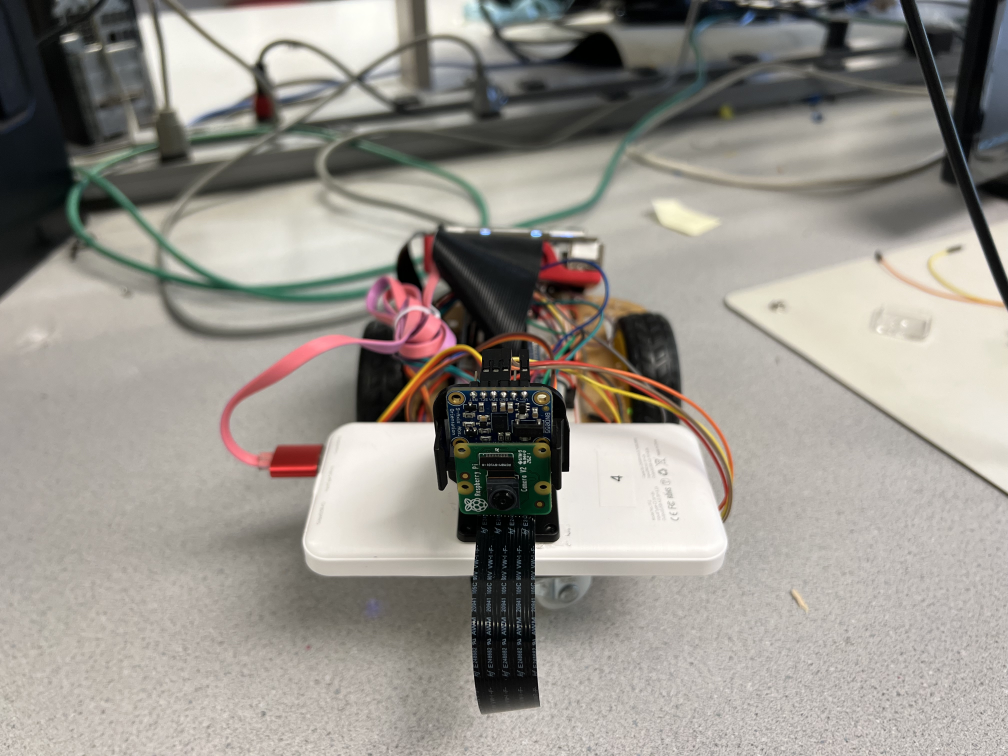
#> input picture photo/1.jpeg, 4032 x 3024 px (shown at 1/4 size)
$ python -i Update_Screen.py   (imports and definitions only)
#> lines starting #> are read from the running program, lines starting #| are printed output that depends on the picture
"""
5/11/2023 by Zehao Li

This script defines the Screen class for a Pygame-based graphical user interface. The main function of this class is
to display video feed from a camera and overlay it with text messages. The display is set up to work specifically on
a Raspberry Pi device with a PiTFT touchscreen. The video feed can be processed for errors and adjusted for display
requirements. The class also handles user interactions with the touchscreen.
"""
import cv2
import pygame
import numpy as np
import time
import os


# Defining a Screen class for video feed display and user interface operations
class Screen():
    def __init__(self):
        super()
        self.font = None
        self.lcd = None
        self.init_pygame()
        self.message = None
        self.message_start_time = None
        self.frame = None
        self.surface = None

    # Initialize Pygame with necessary settings
    def init_pygame(self):
        # Setting up the video driver and mouse driver
        os.environ["SDL_VIDEODRIVER"] = "fbcon"
        os.putenv('SDL_FBDEV', '/dev/fb0')  #
        os.putenv('SDL_MOUSEDRV', 'TSLIB')  # Track mouse clicks on piTFT
        os.putenv('SDL_MOUSEDEV', '/dev/input/touchscreen')
        pygame.init()
        # Setting up the display
        self.lcd = pygame.display.set_mode((320, 240))
        pygame.mouse.set_visible(False)
        self.font = pygame.font.Font(None, 30)  # Choose font size and type

    # Method to process a frame for display
    # [55 lines left out: functions get_processed_frame, update_from_camera, not called in this run]

    # Method to set a message to be displayed on the screen
    def show_message(self, message):
        self.message = message
        self.message_start_time = time.time()

>>> import cv2
>>> picture = cv2.imread('photo/1.jpeg', cv2.IMREAD_GRAYSCALE)
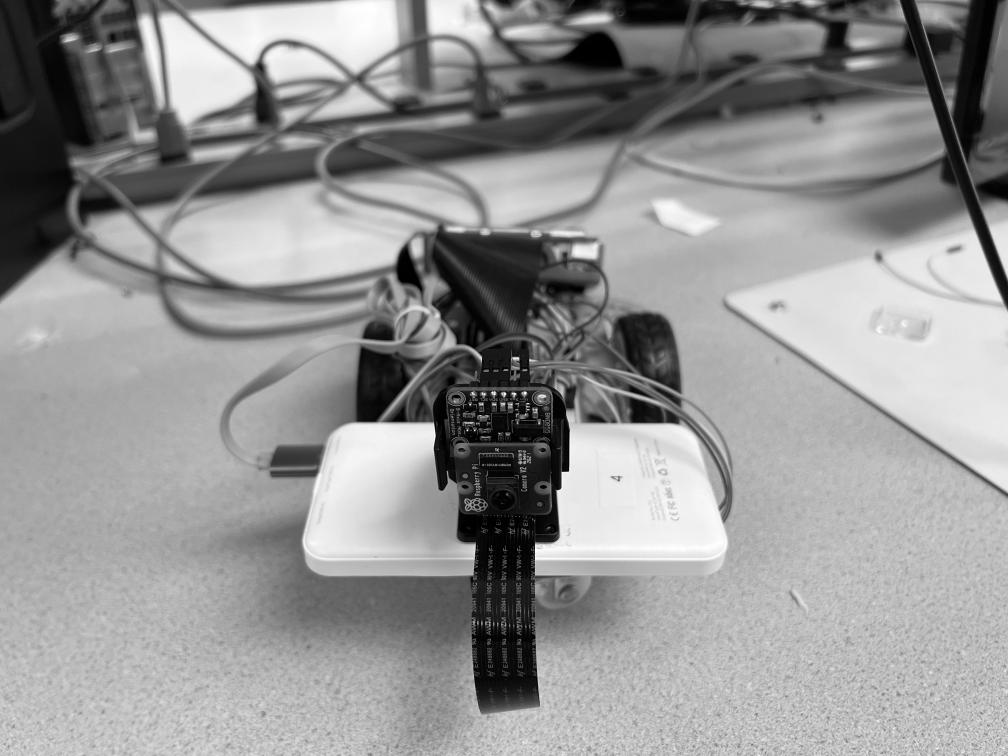
#> picture: shape (3024, 4032) (shown at 1/4 size); min 0, max 255, mean 148.1
#> (the run stopped early here; a loop or call above may not have finished)

$ run again, on photo/2.jpeg
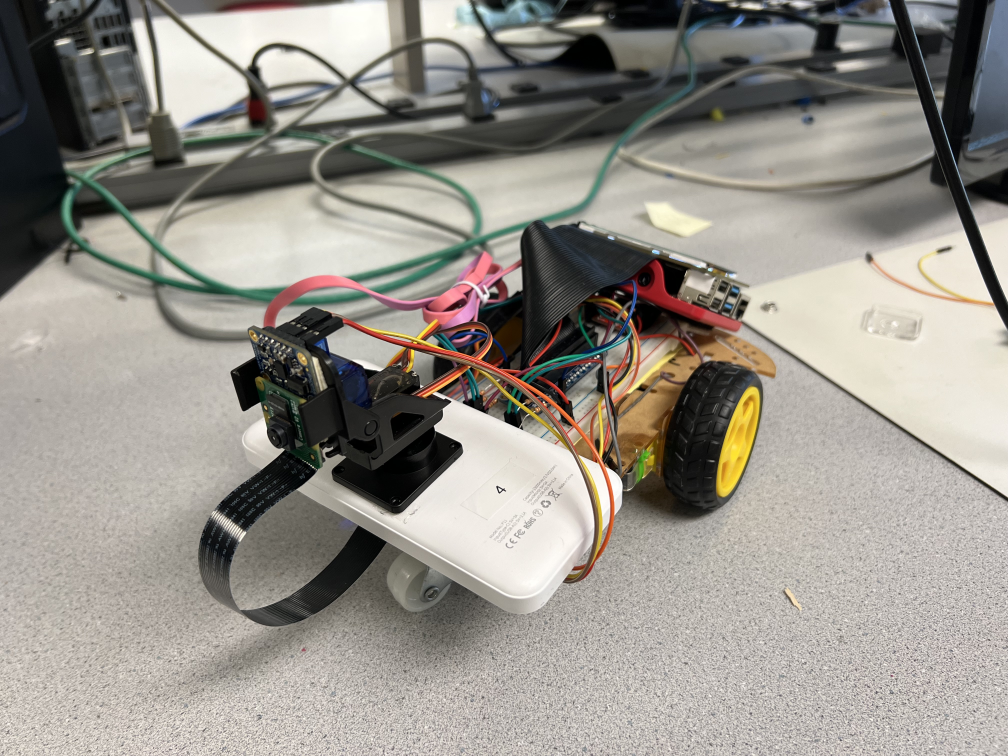
#> input picture photo/2.jpeg, 4032 x 3024 px (shown at 1/4 size)
#> `picture = cv2.imread('photo/1.jpeg', cv2.IMREAD_GRAYSCALE)`:
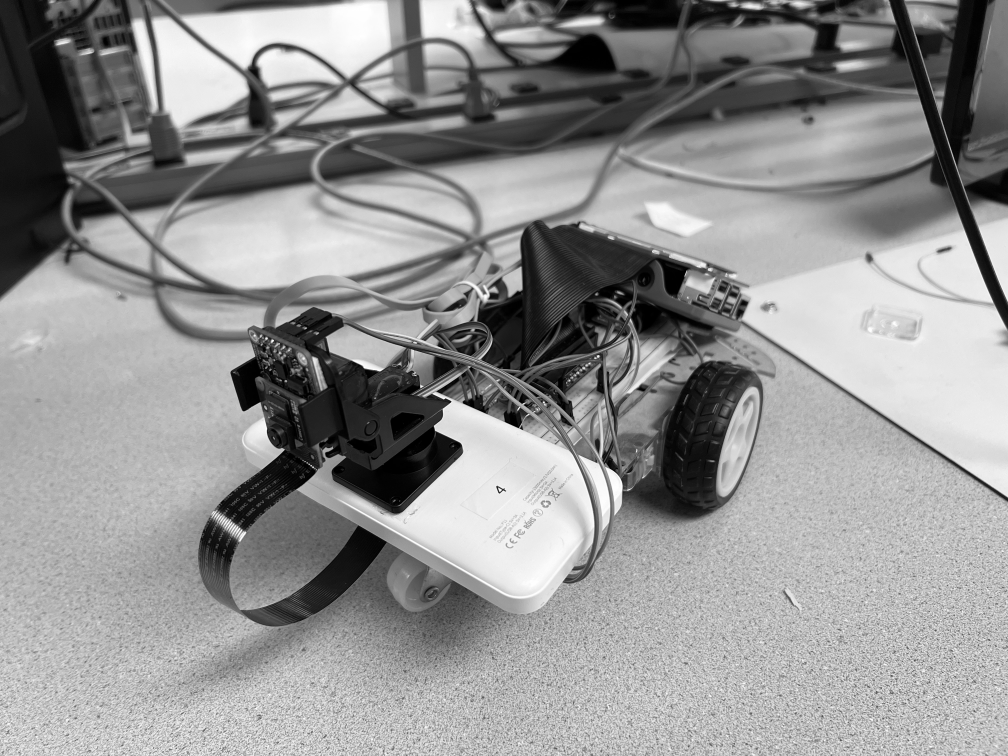
#> picture: shape (3024, 4032) (shown at 1/4 size); min 0, max 255, mean 146.1

$ run again, on photo/3.jpeg
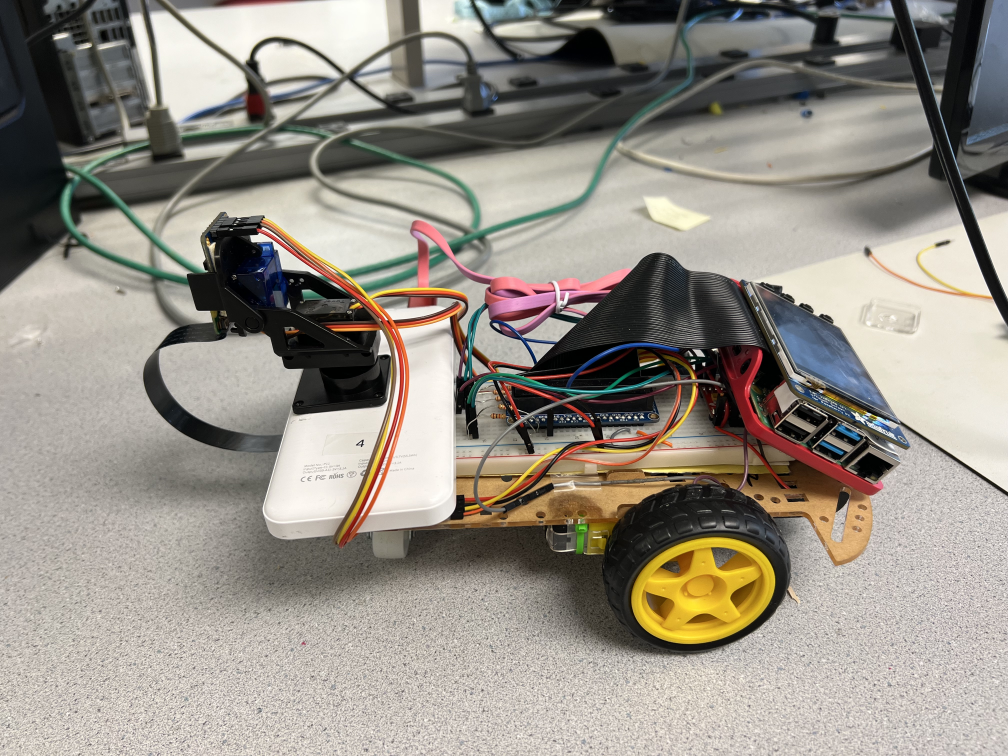
#> input picture photo/3.jpeg, 4032 x 3024 px (shown at 1/4 size)
#> `picture = cv2.imread('photo/1.jpeg', cv2.IMREAD_GRAYSCALE)`:
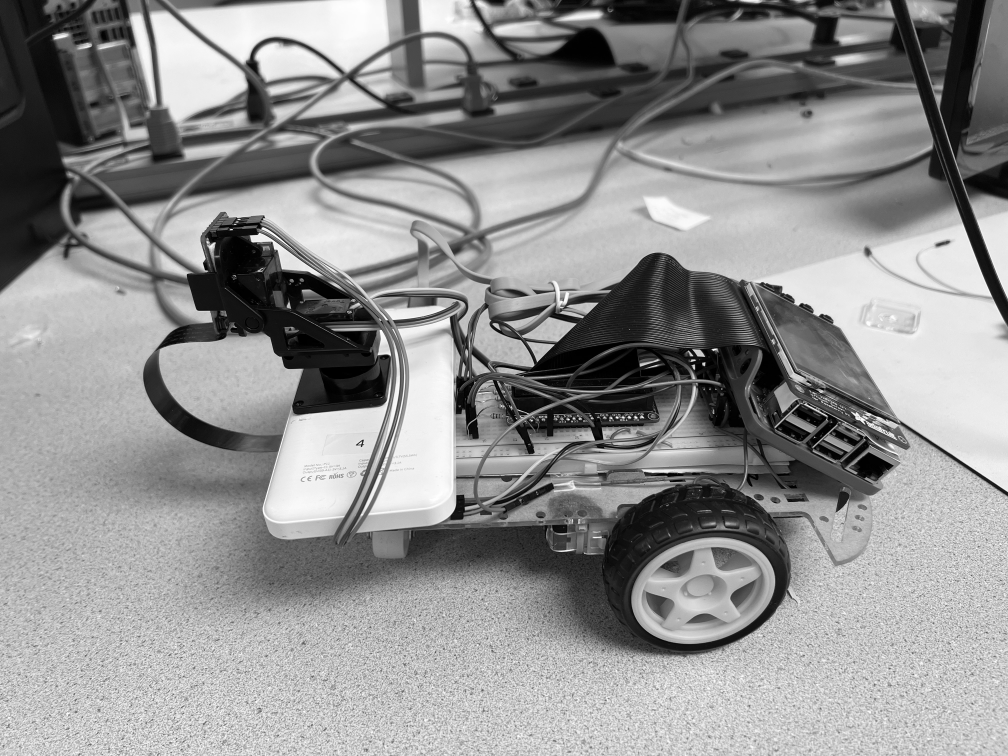
#> picture: shape (3024, 4032) (shown at 1/4 size); min 0, max 255, mean 143.9

$ run again, on photo/4.jpeg
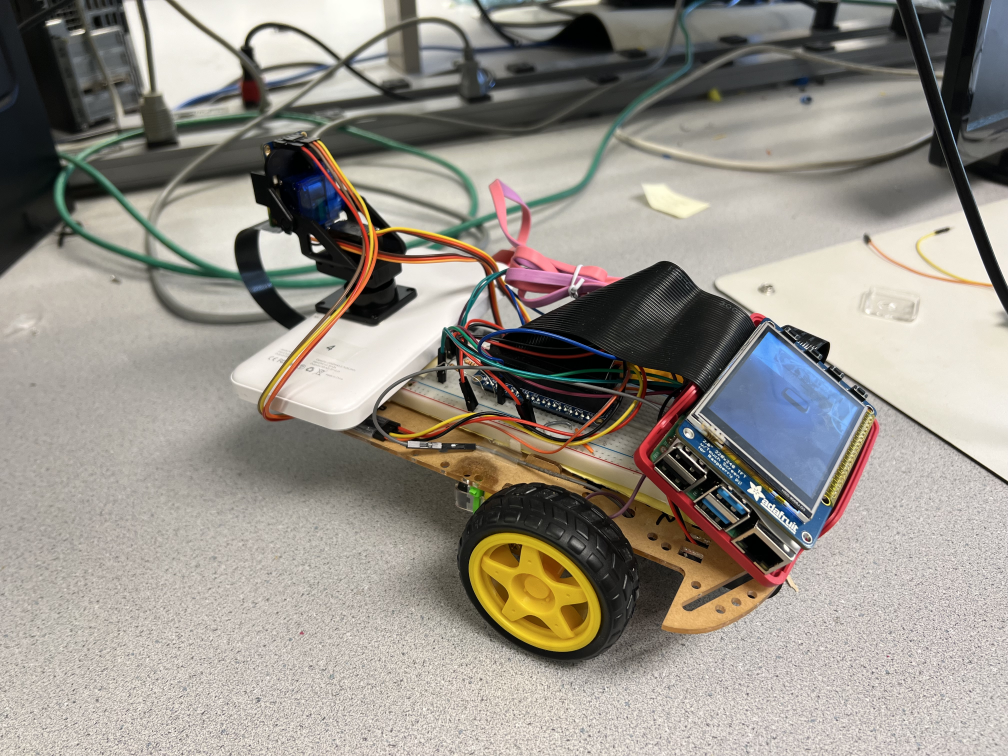
#> input picture photo/4.jpeg, 4032 x 3024 px (shown at 1/4 size)
#> `picture = cv2.imread('photo/1.jpeg', cv2.IMREAD_GRAYSCALE)`:
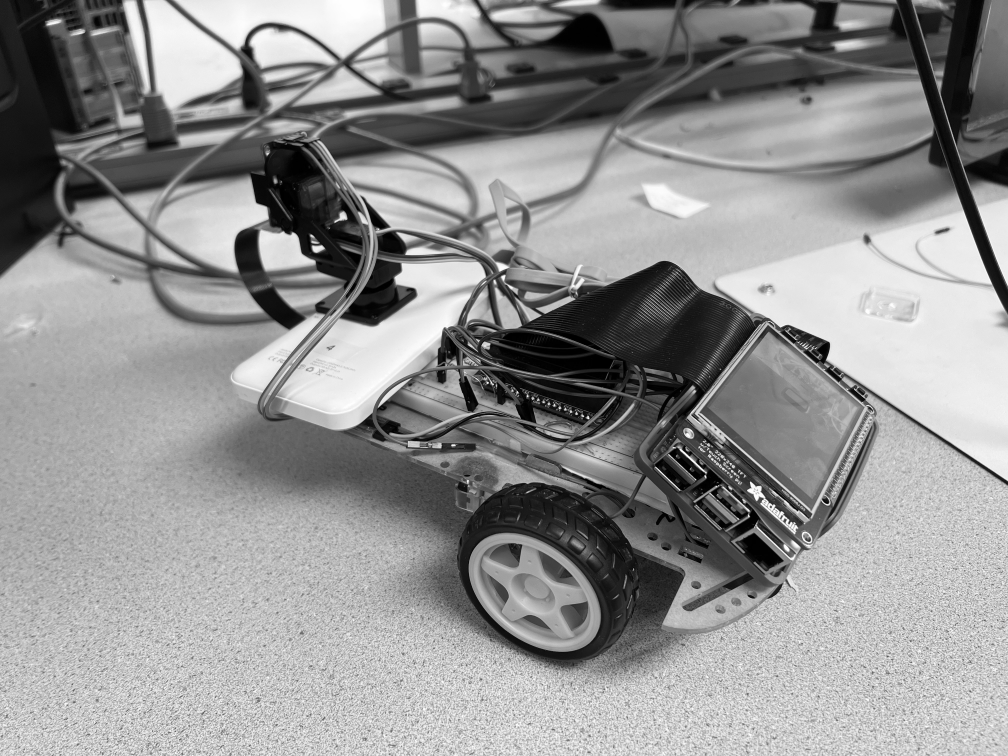
#> picture: shape (3024, 4032) (shown at 1/4 size); min 0, max 255, mean 145.6
